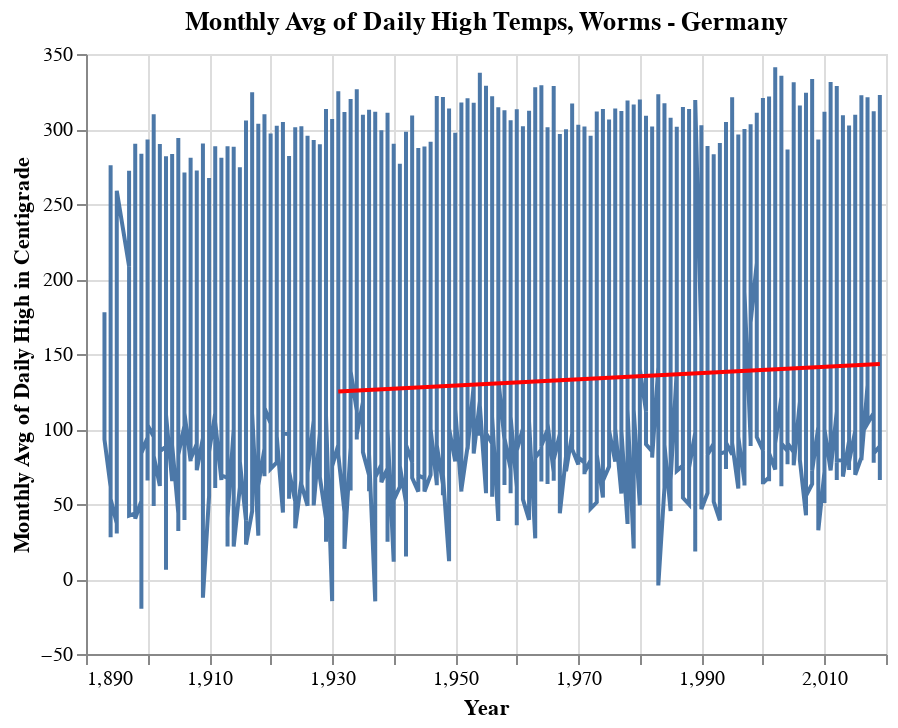

The code cell stored with this chart in its notebook:
### Markdown cell above
Graphing Nick's station's chart:

### Code cell
base2 = (alt.Chart(wetter_Nick, title="Monthly Avg of Daily High Temps, Worms - Germany ").mark_line().encode(
    x=alt.X("year", title="Year", scale=alt.Scale(zero=False)),
    y=alt.Y("mean_per_month", title="Monthly Avg of Daily High in Centigrade", scale=alt.Scale(zero=False)),
    )
)

fit2 = base.transform_regression(
        "year",   "mean_per_month",
    ).mark_line(color="red")

base2 + fit2

### Figure 1 — Vega-Lite specification as saved in the notebook (floating-point values rounded to 4 significant figures; data arrays with more than 128 entries replaced by an {"elided": "..."} marker saying what was removed)
{"config": {"view": {"continuousWidth": 400, "continuousHeight": 300}}, "layer": [{"data": {"name": "data-ffcca5d752b9b3f6db34e3dc79be6611"}, "mark": "line", "encoding": {"x": {"type": "quantitative", "field": "year", "scale": {"zero": false}, "title": "Year"}, "y": {"type": "quantitative", "field": "mean_per_month", "scale": {"zero": false}, "title": "Monthly Avg of Daily High in Centigrade"}}, "title": "Monthly Avg of Daily High Temps, Worms - Germany "}, {"data": {"name": "data-6fe853e7ba209cb7221d83374fe1b83b"}, "mark": {"type": "line", "color": "red"}, "encoding": {"x": {"type": "quantitative", "field": "year", "scale": {"zero": false}, "title": "Year"}, "y": {"type": "quantitative", "field": "mean_per_month", "scale": {"zero": false}, "title": "Monthly Avg of Daily High in Centigrade"}}, "title": "Monthly Avg of Daily High Temps, Berlin - Germany ", "transform": [{"on": "year", "regression": "mean_per_month"}]}], "$schema": "https://vega.github.io/schema/vega-lite/v4.8.1.json", "datasets": {"data-ffcca5d752b9b3f6db34e3dc79be6611": {"elided": "1454 records"}, "data-6fe853e7ba209cb7221d83374fe1b83b": {"elided": "990 records"}}}
